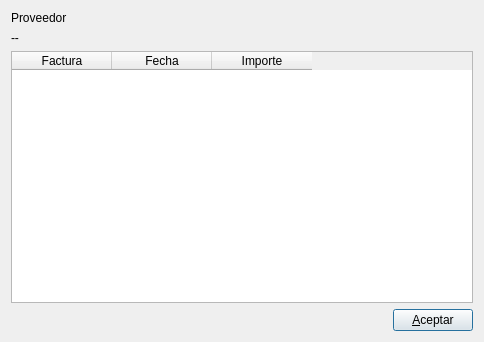
<?xml version="1.0" encoding="UTF-8"?>
<ui version="4.0">
 <class>aviso_homologacion</class>
 <widget class="QDialog" name="aviso_homologacion">
  <property name="geometry">
   <rect>
    <x>0</x>
    <y>0</y>
    <width>484</width>
    <height>342</height>
   </rect>
  </property>
  <property name="windowTitle">
   <string>Dialog</string>
  </property>
  <layout class="QVBoxLayout" name="verticalLayout">
   <item>
    <widget class="QLabel" name="proveedor_label">
     <property name="text">
      <string>Proveedor</string>
     </property>
    </widget>
   </item>
   <item>
    <widget class="QLabel" name="mensaje_label">
     <property name="text">
      <string>--</string>
     </property>
    </widget>
   </item>
   <item>
    <widget class="QTableWidget" name="tableWidget">
     <column>
      <property name="text">
       <string>Factura</string>
      </property>
     </column>
     <column>
      <property name="text">
       <string>Fecha</string>
      </property>
     </column>
     <column>
      <property name="text">
       <string>Importe</string>
      </property>
     </column>
    </widget>
   </item>
   <item>
    <layout class="QHBoxLayout" name="horizontalLayout">
     <item>
      <spacer name="horizontalSpacer">
       <property name="orientation">
        <enum>Qt::Horizontal</enum>
       </property>
       <property name="sizeHint" stdset="0">
        <size>
         <width>40</width>
         <height>20</height>
        </size>
       </property>
      </spacer>
     </item>
     <item>
      <widget class="QPushButton" name="aceptar_pushButton">
       <property name="text">
        <string>&amp;Aceptar</string>
       </property>
      </widget>
     </item>
    </layout>
   </item>
  </layout>
 </widget>
 <resources/>
 <connections/>
</ui>
